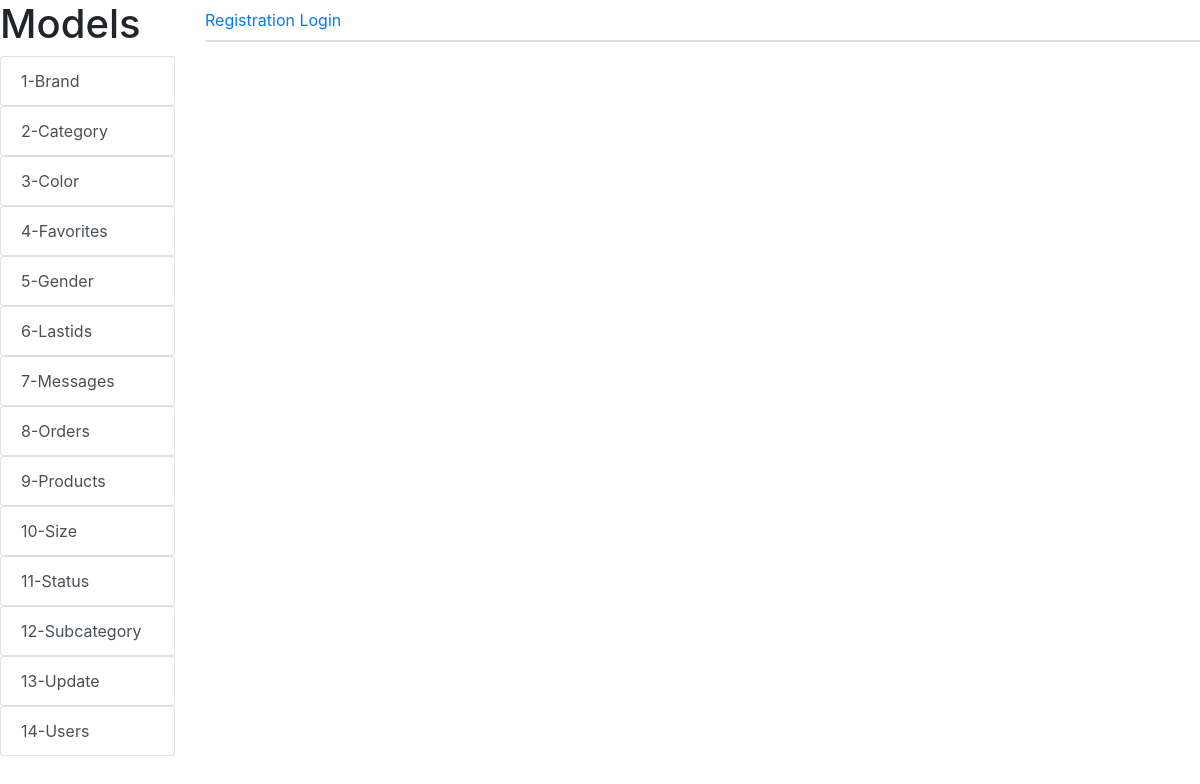
/gender/, run on an earlier commit of the app's database.
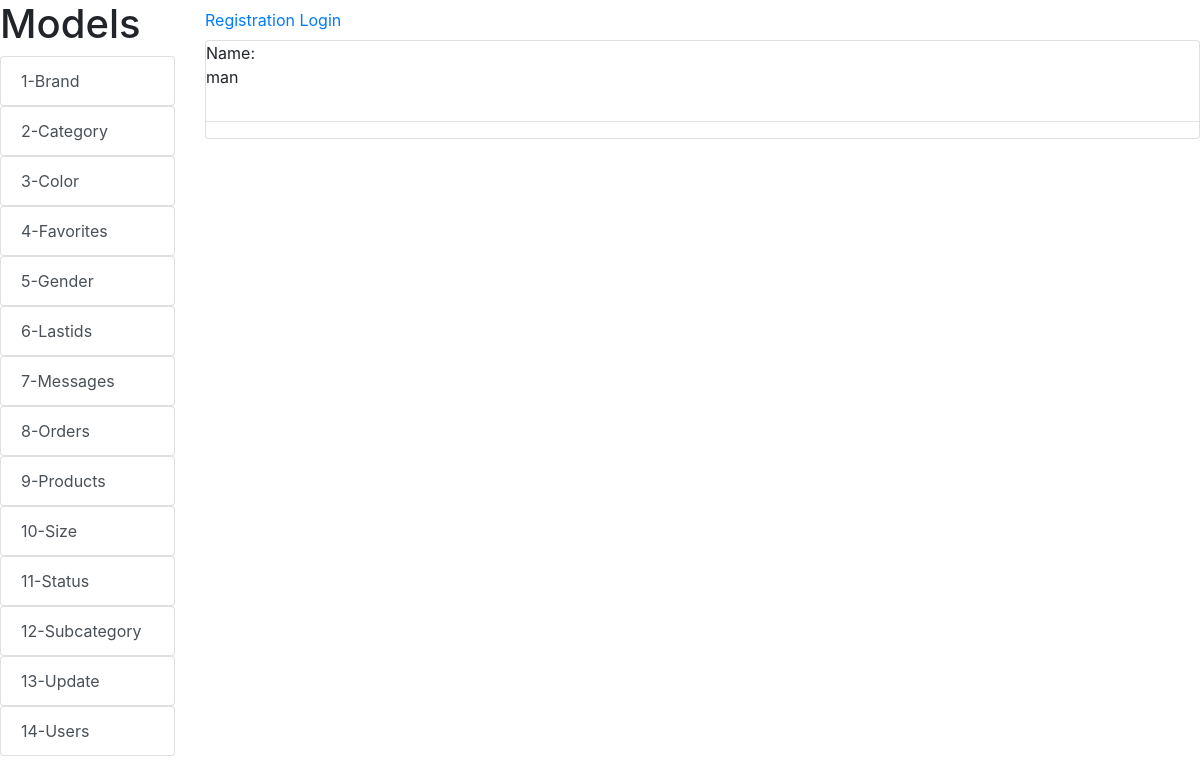
And on a later commit of the database.
### alemsite/models.py (models this page shows, shortened)
class Gender(models.Model):
    name = models.CharField(max_length=100)

### alemsite/views.py (the view)
# urls.py: path('gender/', gender, name='gender'),
def gender(request):
    gender = Gender.objects.all()
    return render(request, 'gender/gender.html', {'gender':gender})

### alemsite/templates/gender/gender.html
{% extends 'index.html'%}
{% block content %}
    {% for item in gender %}
        Name:
    <p>{{ item.name }}</p>
        <hr>
    {% endfor %}
{% endblock %}

What changed in the data, as far as the page shows it:
added Gender: name "man"
